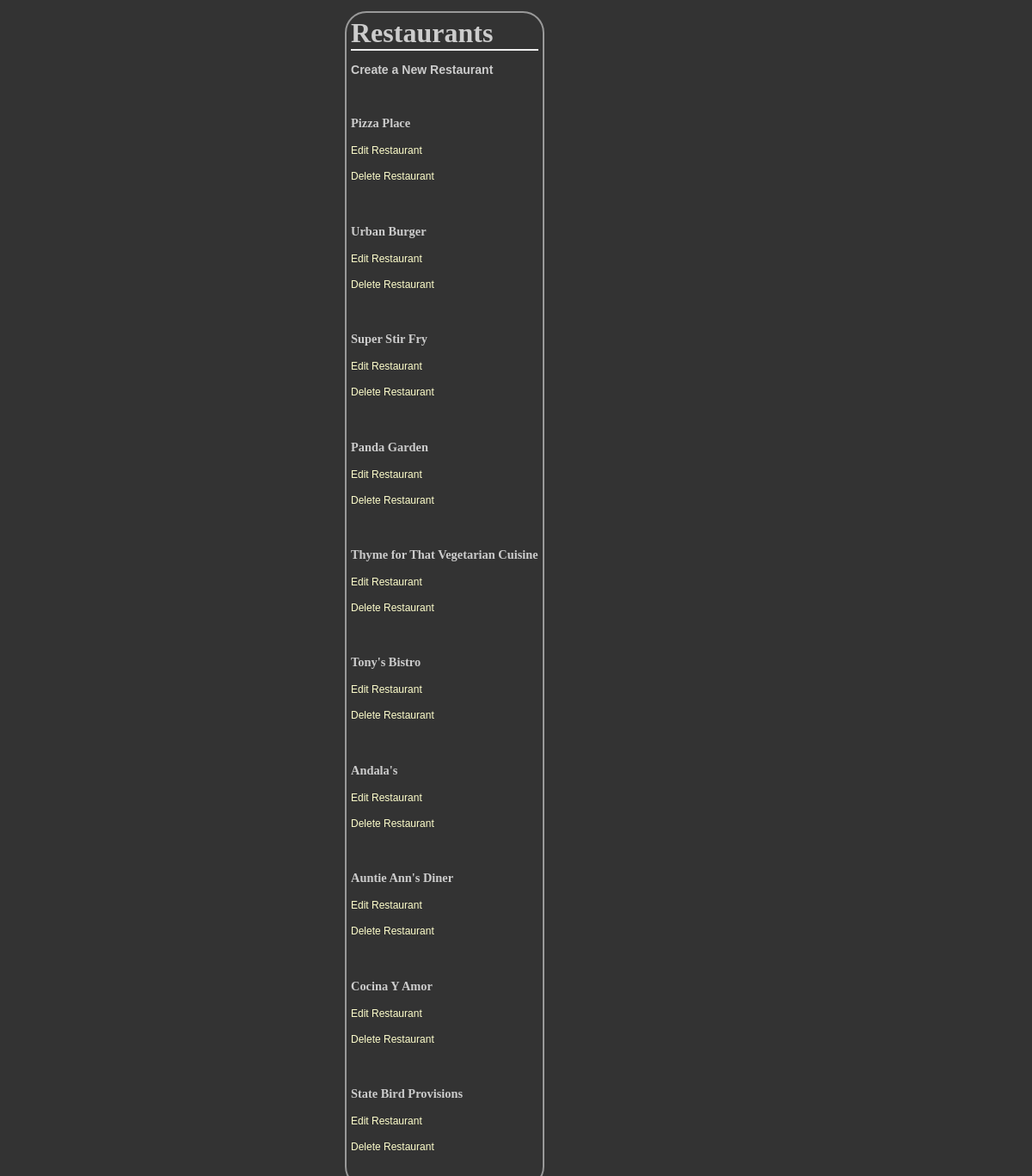
The page /restaurants/ on the database its author committed.
### database_setup.py (models this page shows, shortened)
class Restaurant(Base):
    __tablename__ = 'restaurant'
    name = Column(String(100), nullable = False)
    id = Column(Integer, primary_key = True)

### project.py (the view)
@app.route('/')
@app.route('/restaurants/')
def showRestaurants():
    restaurants = session.query(Restaurant).all()
    return render_template('restaurants.html', restaurants=restaurants)

### project.py (called while the page is built)
@app.teardown_request
def remove_session(ex=None):
    session.remove()

### templates/restaurants.html
<html>
<head>
	<link rel=stylesheet type=text/css href="{{ url_for('static', filename='styles.css') }}">
</head>
<body>
	<div class = 'pane'>
		<h1>Restaurants</h1>
		<a href="{{url_for('newRestaurant')}}" > <h3> Create a New Restaurant </h3> </a></br>
		{% for restaurant in restaurants %}
			<h2><a href = "{{url_for('restaurantMenu', restaurant_id = restaurant.id)}}"> <p>{{restaurant.name}}</p></a></h2>
			<p><a href = "{{url_for('editRestaurant',restaurant_id = restaurant.id)}}">Edit Restaurant</a></p>
			<p> <a href = "{{url_for('deleteRestaurant',restaurant_id = restaurant.id)}}">Delete Restaurant</a> </p></br>
		{% endfor %}
	</div>
</body>
</html>

### static/styles.css (style rules this page uses)
body { font-family: sans-serif; background-color: #333333; background-image: url('https://cloud.githubusercontent.com/assets/9041401/6119508/7cbced14-b07e-11e4-9dbd-f01488203879.jpg') }
h1, h2, h3, h4 { color: #CCCCCC; }
h1, h2 { font-family: 'Georgia', serif; margin: 0; }
h1 { border-bottom: 2px solid #eee; }
h2 { font-size: 1.2em; }
p { color: #CCCCCC; }
a { text-decoration: none; color:#FFFFCC; font-size: .75em; }
.pane { position:absolute; left: 33%; border: 2px solid; border-radius: 25px; padding: 5px; margin: 5px; border-color: #999999; background-color: #333333; }

### rows shown on the page
Restaurant: name "Pizza Place"
Restaurant: name "Urban Burger"
Restaurant: name "Super Stir Fry"
Restaurant: name "Panda Garden"
Restaurant: name "Thyme for That Vegetarian Cuisine"
Restaurant: name "Tony's Bistro"
Restaurant: name "Andala's"
Restaurant: name "Auntie Ann's Diner"
Restaurant: name "Cocina Y Amor"
Restaurant: name "State Bird Provisions"
